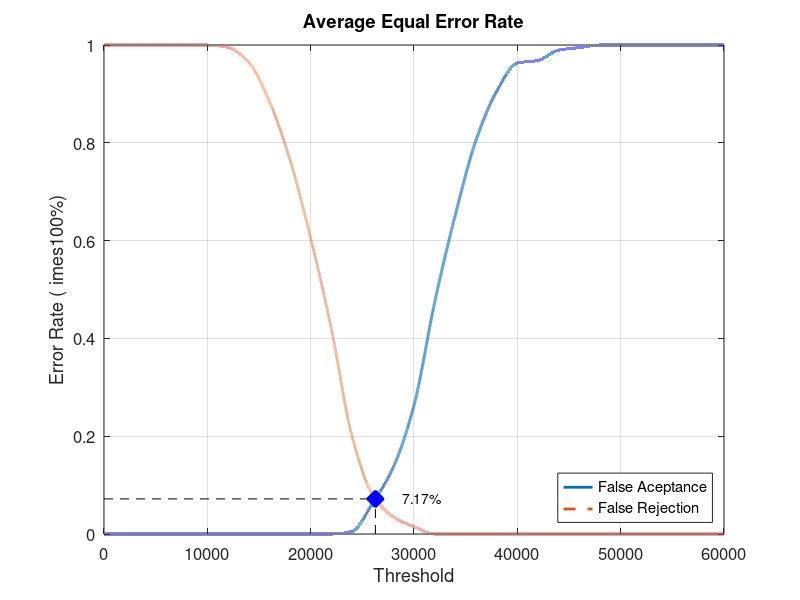
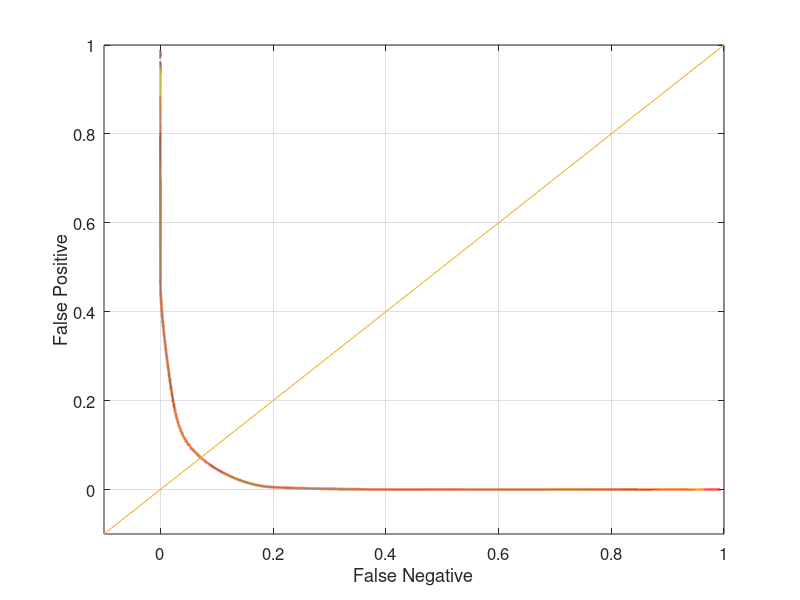

Here is the MATLAB script that generated these plots, in order:
close all;
clear;
clc;
x = 0:2000:60000;
xq = 0:0.5:60000;

y0 = [0 0 0 0 0 0 0 0 0 0 0 0 0.00526316 0.0631579 0.136842 0.263158 0.473684 0.652632 0.805263 0.905263 0.963158 0.968421 0.989474 0.994737 1 1 1 1 1 1 1]
yy0 = interp1(x, y0, xq, 'pchip');
y1 = [1 1 1 1 1 1 0.995 0.965 0.885 0.765 0.605 0.42 0.2 0.08 0.035 0.015 0 0 0 0 0 0 0 0 0 0 0 0 0 0 0]
yy1 = interp1(x, y1, xq, 'pchip');

% Calculating EER: 
y2 = abs(y0 - y1);
find(y2 == min(y2))
yy2 = abs(yy0 - yy1);
xEER = find(yy2 == min(yy2));
xEERIndex = xq(xEER) % X-axis EER
yEER = yy0(xEER) % Y-axis EER

main = figure
plot(xq, yy0,'-','LineWidth', 2);	hold on
plot(xq, yy1,'--','LineWidth', 2);	hold on
plot([xEERIndex xEERIndex], [0 yEER], 'k--');	hold on
plot([0 xEERIndex], [yEER yEER], 'k--');	hold on
plot(xEERIndex, yEER, 'bx', 'LineWidth', 10);	hold on
text(xEERIndex + 10 * xEERIndex / 100, yEER, [num2str(round((10000 * yEER)) / 100) '%'])
legend('False Aceptance', 'False Rejection', 'Location', 'SouthEast')
xlabel('Threshold')
ylabel('Error Rate (	imes100%)')
title('Average Equal Error Rate')
set(gca, 'FontSize', 12)
axis([0 60000 0 1])
grid on

print(main, 'Database2_1Main', '-dpng');
FNRxFPR = figure('Color', [1 1 1]);
plot(yy1, yy0, '-', yy1, yy0, 'LineWidth', 2);
hold on
y = -0.1:0.1:1
plot(y, y); 
set(gca, 'FontSize', 12)
xlabel('False Negative')
ylabel('False Positive')
axis([-0.1 1 -0.1 1])
set(gca, 'FontSize', 12)
grid on

print(FNRxFPR, 'Database2_1FNRxFPR','-dpng');
